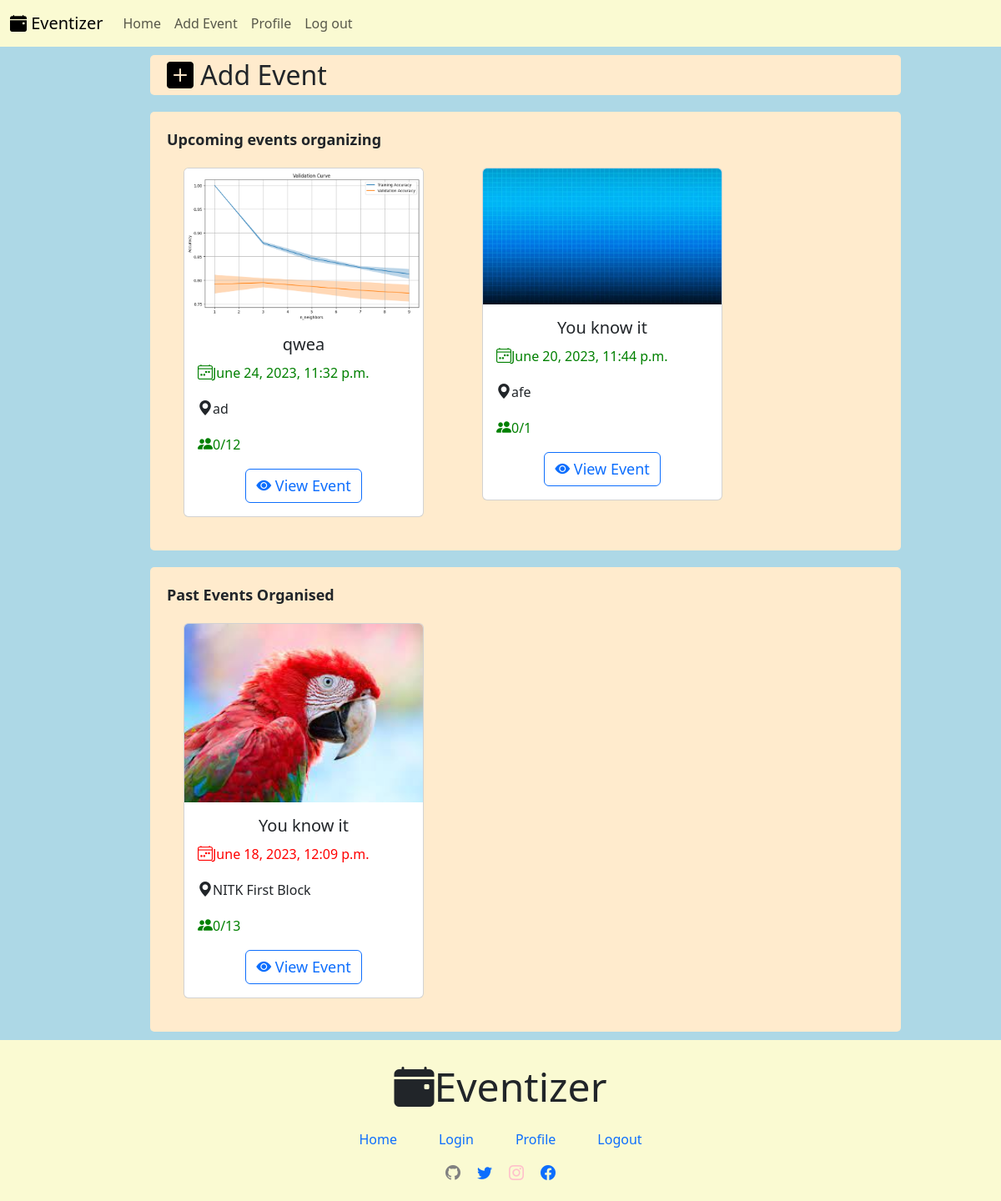
The page /organiser_main/1/ on the database its author committed.
### Organiser_Main/models.py (models this page shows, shortened)
class Organiser_events(models.Model):
    organizer = models.ForeignKey(Organiser, on_delete=models.CASCADE,default=1)
    event_name = models.CharField(max_length=100)
    event_description = models.CharField(max_length=500)
    event_date = models.DateTimeField()
    event_location = models.CharField(max_length=50)
    event_picture = models.ImageField(upload_to='event_images/')
    event_max_participants = models.IntegerField()
    event_present_participants = models.IntegerField(default=0)
    participants = models.ManyToManyField(Participant, blank=True)

### Organiser_Main/views.py (the view)
# urls.py: path('organiser_main/<int:organizer>/', organiser_main, name='organiser_main'),
def organiser_main(request, organizer):
    future_events = Organiser_events.objects.filter(organizer=organizer, event_date__gte=timezone.now())
    past_events = Organiser_events.objects.filter(organizer=organizer, event_date__lt=timezone.now())
    context = {
        'organizer': organizer,
        'events': future_events,
        'past_events':past_events,
    }
    return render(request, 'org_index.html', context)

### Organiser_Main/templates/org_index.html (shortened to what this page needs)
{% load static %}
<!DOCTYPE html>
<html lang="en">
<head>
    <link href="https://cdn.jsdelivr.net/npm/bootstrap@5.3.0/dist/css/bootstrap.min.css" rel="stylesheet">
    <link rel="stylesheet" href="https://cdn.jsdelivr.net/npm/bootstrap-icons@1.10.5/font/bootstrap-icons.css">
</head>
<body>
    <nav class="navbar navbar-expand-lg custom-navbar" id="nav_bar">
        <div class="container-fluid">
          <a class="navbar-brand" href="#"><i class="bi bi-calendar-event-fill"></i> Eventizer</a>
          <div class="collapse navbar-collapse" id="navbarNav">
            <ul class="navbar-nav">
              <li class="nav-item">
                <a class="nav-link " aria-current="page" href="/organiser_main/{{ organiser }}/">Home</a>
              </li>
              <li class="nav-item">
                <a class="nav-link" href="{% url 'new_event' organizer %}">Add Event</a>
              </li>
              <li class="nav-item">
                <a class="nav-link" href="{% url 'organiser_profile' organizer %}">Profile</a>
              </li>
              <li class="nav-item">
                <a class="nav-link" href="/logout">Log out</a>
              </li>
            </ul>
          </div>
        </div>
      </nav>
      <div id="Organiser_main">
        <div id="middle">
            <div id="new_event_button"><a href="{% url 'new_event' organizer %}" style="color:black"><i class="bi bi-plus-square-fill"></i></a> Add Event</div>
            <div id="future_events">
                <div id="head_title">Upcoming events organizing</div>
                    <div id="showing_events">
                        {% for event in events %}
                        <div class="card" style="width: 18rem;height: fit-content;">
                          <img src="{{ event.event_picture.url }}" class="card-img-top" alt="..." height="fit-content">
                          <div class="card-body">
                            <h5 class="card-title" style="text-align: center;">{{event.event_name}}</h5>
                            <p class="card-text green"><i class="bi bi-calendar4-week" id="font-icon"></i>{{event.event_date}}</p>
                            <p class="card-text"><i class="bi bi-geo-alt-fill" id="font-icon"></i>{{event.event_location}}</p>
                            {% if event.event_present_participants < event.event_max_participants %}
                            <p class="card-text green">
                            {% else %}
                            <p class="card-text red">
                            {% endif %}
                            <i class="bi bi-people-fill" id="font-icon"></i>{{ event.event_present_participants }}/{{ event.event_max_participants }}</p>
                            <center><a href="{% url 'organiser_event_view' organiser=organizer organiser_event=event.id %}" class="btn btn-outline-primary" id="font-icon"><i class="bi bi-eye-fill"></i> View Event</a></center>
                          </div>
                        </div>
                        {% endfor %}
                      </div>
                    </div>
                    <div id="past_events">
                        <div id="head_title">Past Events Organised</div>
                        <div id="showing_events">
                          {% for event in past_events %}
                          <div class="card" style="width: 18rem;height: fit-content;">
                            <img src="{{ event.event_picture.url }}" class="card-img-top" alt="..." height="fit-content">
                            <div class="card-body">
                              <h5 class="card-title" style="text-align: center;">{{event.event_name}}</h5>
                              <p class="card-text red"><i class="bi bi-calendar4-week" id="font-icon"></i>{{event.event_date}}</p>
                              <p class="card-text"><i class="bi bi-geo-alt-fill" id="font-icon"></i>{{event.event_location}}</p>
                              {% if event.event_present_participants < event.event_max_participants %}
                            <p class="card-text green">
                            {% else %}
                            <p class="card-text red">
                            {% endif %}
                            <i class="bi bi-people-fill" id="font-icon"></i>{{ event.event_present_participants }}/{{ event.event_max_participants }}</p>
                              <center><a href="{% url 'organiser_event_view' organiser=organizer organiser_event=event.id %}" class="btn btn-outline-primary" id="font-icon"><i class="bi bi-eye-fill"></i> View Event</a></center>
                            </div>
                          </div>
                          {% endfor %}
                        </div>
                            </div>
            </div>
        </div>
    <div id="footer">
        <div id="name_footer"><i class="bi bi-calendar-event-fill"></i>Eventizer</div>
        <div id="links_footer">
            <a href="/organiser_main/{{ organiser }}/">Home</a>
            <a href="/logout">Login</a>
            <a href="#">Profile</a>
            <a href="/logout">Logout</a>
        </div>
        <div id="media_footer">
          <div><a href=""><i class="bi bi-github" style="color:grey"></i></a></div>
          <div><a href=""><i class="bi bi-twitter"></i></a></div>
          <div><a href=""><i class="bi bi-instagram" style="color:pink"></i></a></div>
          <div><a href=""><i class="bi bi-facebook"></i></a></div>
      </div>
    </div>
</body>
</html>

### Organiser_Main/templates/org_index.html (style rules this page uses)
body { background-color: lightblue; }
#nav_bar { background-color:lightgoldenrodyellow; }
#Organiser_main { display: flex; flex-direction: row; margin: 10px 0px 10px 0px; }
#middle { display: flex; flex-direction: column; height: 100%; flex: 0 0 75%; width:75%; row-gap: 20px; }
#new_event_button { font-size: 200%; background-color: blanchedalmond; border-radius: 5px; padding-left: 20px; }
#past_events { display: flex; flex-direction: column; column-gap: 5px; background-color: blanchedalmond; padding: 20px; border-radius: 5px; }
#future_events { display: flex; flex-direction: column; column-gap: 5px; background-color: blanchedalmond; padding: 20px; border-radius: 5px; }
#head_title { font-size: large; font-weight: bold; }
#showing_events { margin:20px; display: flex; flex-direction: row; flex-wrap: wrap; column-gap: 70px; row-gap:20px; }
.green { color:green; }
.red { color:red; }
#footer { padding: 20px; background-color:lightgoldenrodyellow; display: flex; flex-direction: column; align-items: center; font-size: 300%; row-gap: 15px; }
#links_footer { display: flex; flex-direction: row; column-gap: 50px; font-size: medium; }
#links_footer a { text-decoration: none; }
#media_footer { display: flex; flex-direction: row; column-gap: 20px; font-size: large; }
#font-icon { font-size: large; }
.card { transition: box-shadow 0.3s ease-in-out; }

### rows shown on the page
Organiser_events: event_picture (picture), event_name "qwea", event_date "June 24, 2023, 11:32 p.m.", event_location "ad", event_present_participants "0", event_max_participants "12"
Organiser_events: event_picture (picture), event_name "You know it", event_date "June 20, 2023, 11:44 p.m.", event_location "afe", event_present_participants "0", event_max_participants "1"
Organiser_events: event_picture (picture), event_name "You know it", event_date "June 18, 2023, 12:09 p.m.", event_location "NITK First Block", event_present_participants "0", event_max_participants "13"
